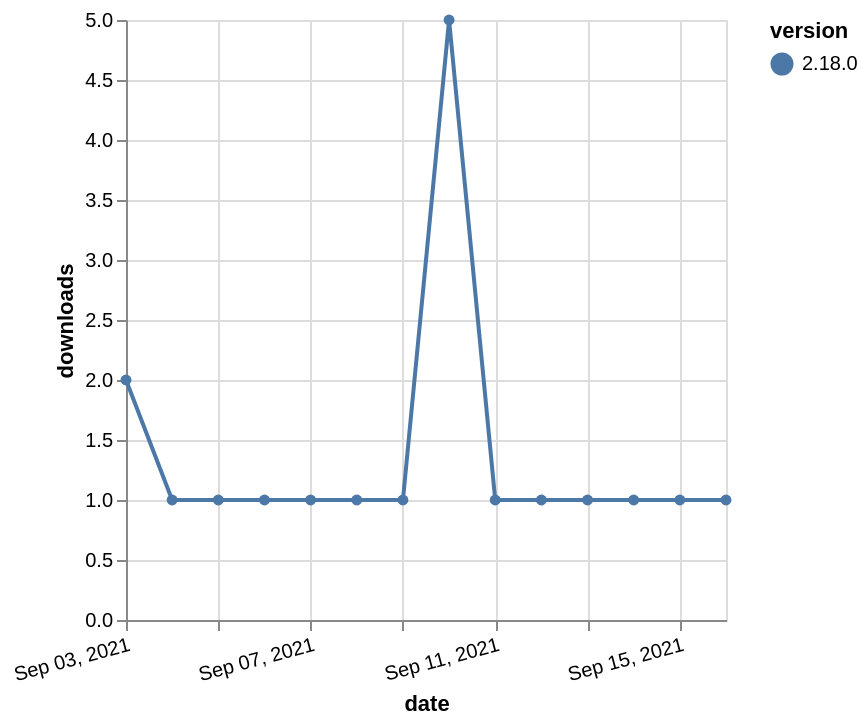

Specify this chart in Vega-Lite:
### Vega-Lite specification from a JSON file in a GitHub repository (floating-point values rounded to 4 significant figures)
{"$schema": "https://vega.github.io/schema/vega-lite/v5.json", "description": "A simple bar chart with embedded data.", "data": {"values": [{"date": "2021-09-03", "total": 502, "delta": 2, "version": "2.18.0"}, {"date": "2021-09-04", "total": 503, "delta": 1, "version": "2.18.0"}, {"date": "2021-09-05", "total": 504, "delta": 1, "version": "2.18.0"}, {"date": "2021-09-06", "total": 505, "delta": 1, "version": "2.18.0"}, {"date": "2021-09-07", "total": 506, "delta": 1, "version": "2.18.0"}, {"date": "2021-09-08", "total": 507, "delta": 1, "version": "2.18.0"}, {"date": "2021-09-09", "total": 508, "delta": 1, "version": "2.18.0"}, {"date": "2021-09-10", "total": 513, "delta": 5, "version": "2.18.0"}, {"date": "2021-09-11", "total": 514, "delta": 1, "version": "2.18.0"}, {"date": "2021-09-12", "total": 515, "delta": 1, "version": "2.18.0"}, {"date": "2021-09-13", "total": 516, "delta": 1, "version": "2.18.0"}, {"date": "2021-09-14", "total": 517, "delta": 1, "version": "2.18.0"}, {"date": "2021-09-15", "total": 518, "delta": 1, "version": "2.18.0"}, {"date": "2021-09-16", "total": 519, "delta": 1, "version": "2.18.0"}]}, "width": "container", "mark": {"type": "line", "point": {"filled": true}}, "encoding": {"x": {"field": "date", "type": "temporal", "timeUnit": "yearmonthdate", "title": "date", "axis": {"labelAngle": -15}}, "y": {"field": "delta", "type": "quantitative", "title": "downloads"}, "color": {"field": "version", "type": "nominal"}, "tooltip": {"field": "delta"}}}
